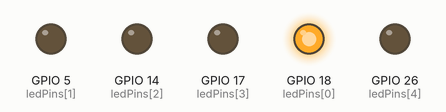
This sketch was run on a simulated ESP32. Shown: output pins drawn as LEDs (lit = HIGH).

Above: at 0.05 s.
At 0.65 s:
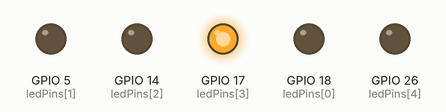
At 1.25 s:
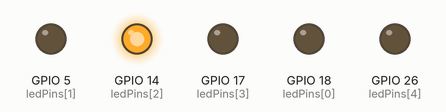
At 1.85 s:
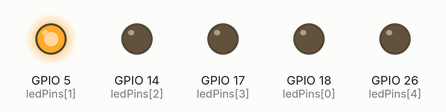
At 2.5 s:
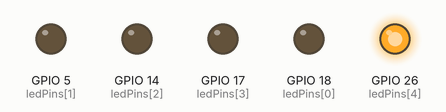
Timing chart, 0 to 3.0 s (numbered marks = the images above):
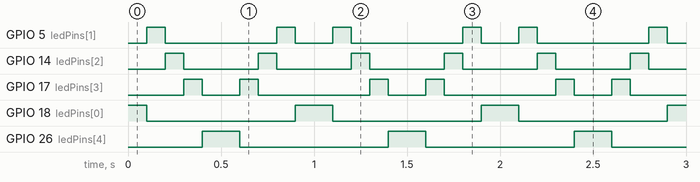

The sketch:

Flowing_Water_Light.ino
```cpp
/*
 * Filename: Flowing_Water_Light
 * Function: Flowing water light
 * Compiling IDE：ARDUINO 2.3.3
 * Author: https://www.keyestudio.com/
*/
byte ledPins[] = {18, 5, 14, 17, 26}; //set LED pins
int ledCounts; //define the number of LED

void setup() {
//Set 5 LEDs to output mode
  ledCounts = sizeof(ledPins);
  for (int i = 0; i < ledCounts; i++) {
    pinMode(ledPins[i], OUTPUT);
  }
}

void loop() {
  for (int i = 0; i < ledCounts; i++) { //The five leds will turn on and off from right to left
    digitalWrite(ledPins[i], HIGH);
    delay(100);
    digitalWrite(ledPins[i], LOW);
  }
  for (int i = ledCounts - 1; i > -1; i--) { //The five leds will turn on and off from left to right
    digitalWrite(ledPins[i], HIGH);
    delay(100);
    digitalWrite(ledPins[i], LOW);
  }
}
```

Measured:
- by itself, GPIO 5 (ledPins[1]): repeats every 1.0 s: LOW 0.60 s, HIGH 0.10 s, LOW 0.20 s, HIGH 0.10 s
- by itself, GPIO 14 (ledPins[2]): alternates HIGH for 0.10 s and LOW for 0.40 s
- by itself, GPIO 17 (ledPins[3]): repeats every 1.0 s: LOW 0.20 s, HIGH 0.10 s, LOW 0.60 s, HIGH 0.10 s
- by itself, GPIO 18 (ledPins[0]): repeats every 1.0 s: LOW 0.80 s, HIGH 0.20 s
- by itself, GPIO 26 (ledPins[4]): alternates HIGH for 0.20 s and LOW for 0.80 s
